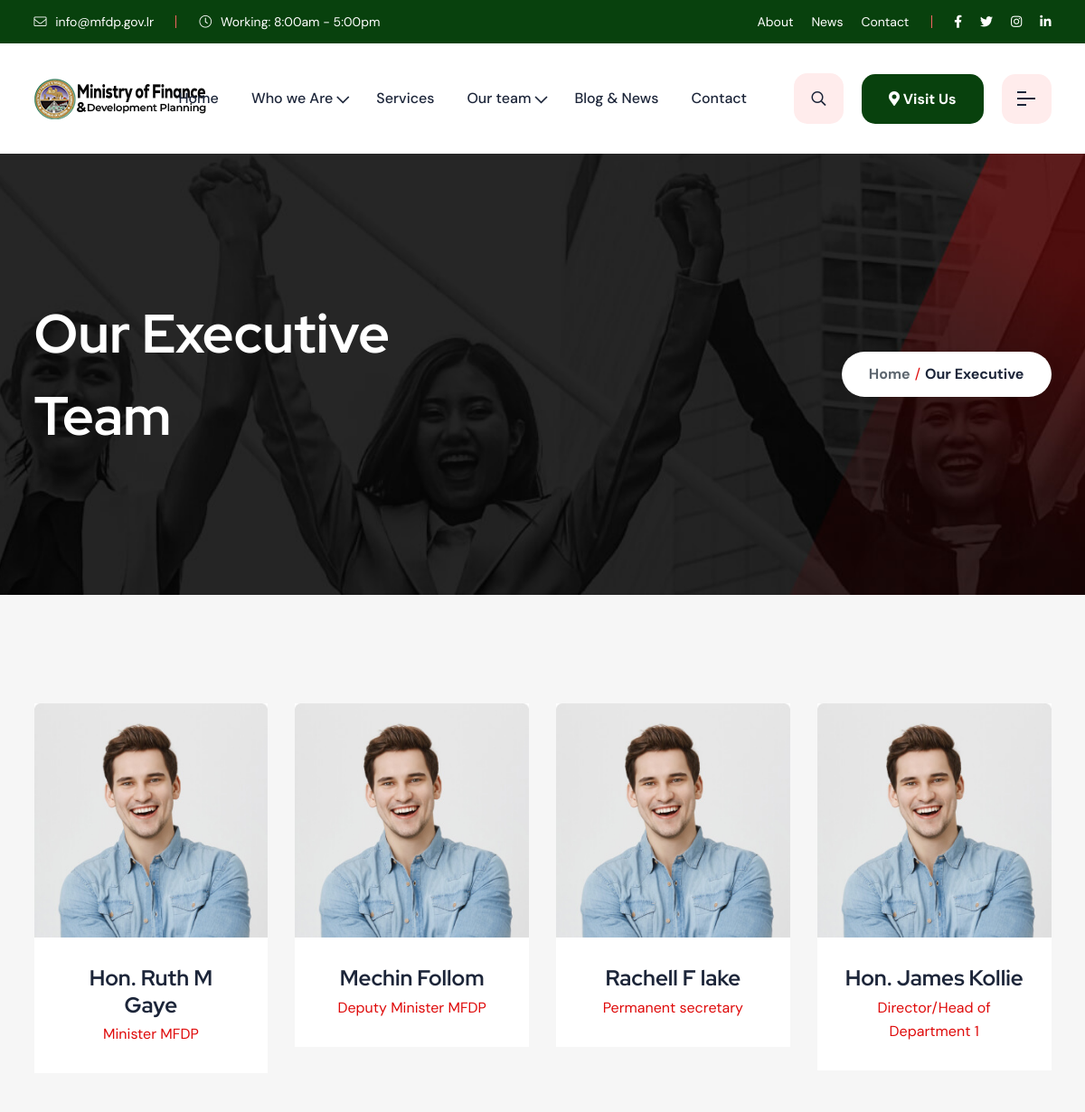
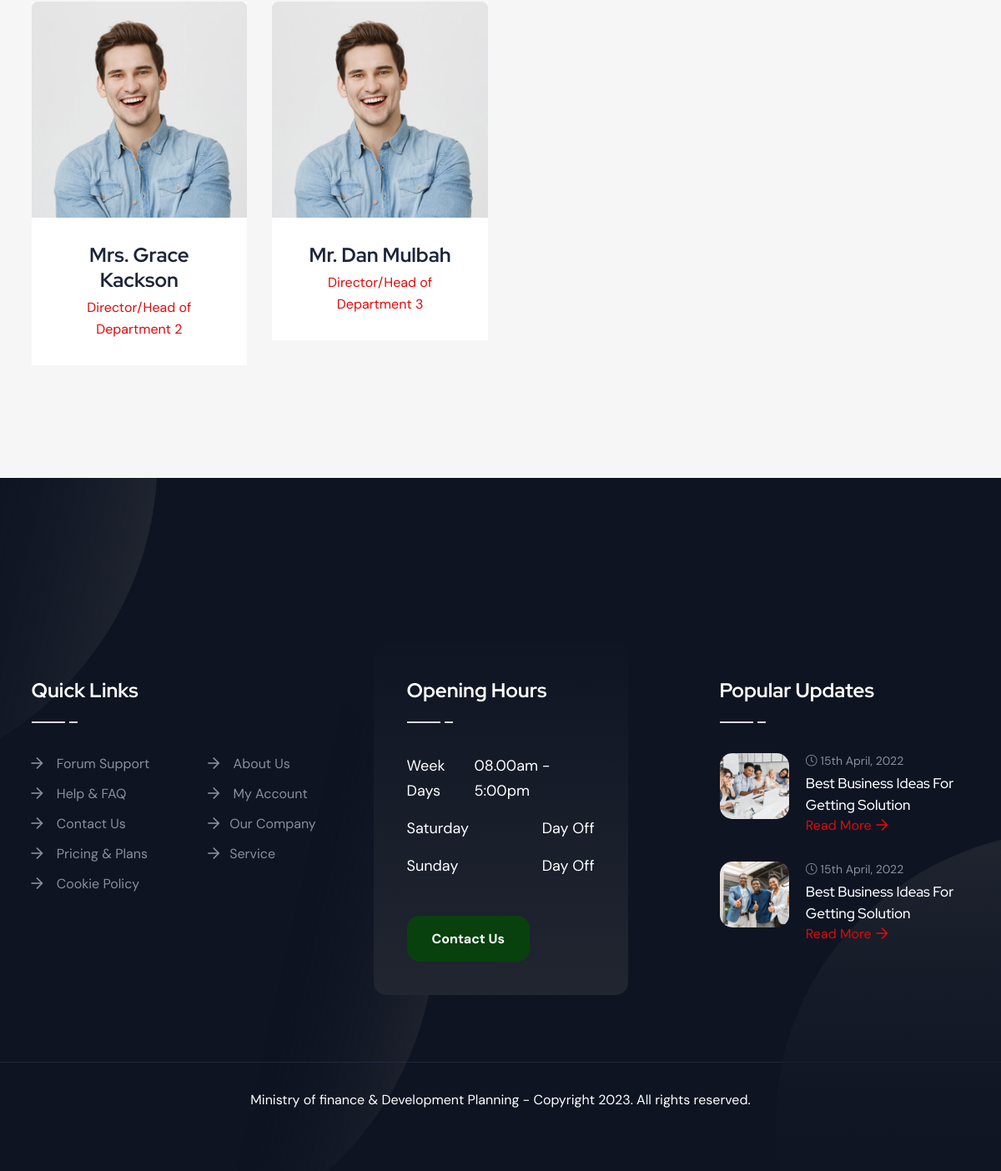
Page /team_exe on the committed database (2 pictures, top to bottom).
### MFDP/models.py (models this page shows, shortened)
class Executive_Team(models.Model):
    full_name =models.CharField(max_length=100)
    image =models.ImageField(upload_to="team/", blank=True, null=True)
    position =models.CharField(max_length=50, blank=True, null=True)

### MFDP/views.py (the view)
# urls.py: path('team_exe', team_exe, name="team_exe"),
def team_exe(request):
    executives = Executive_Team.objects.all()
    context ={
        'executives':executives,
    }
    return render(request, 'team2.html', context)

### MFDP/templates/team2.html (shortened to what this page needs)
{% extends 'base.html' %}
{% load static %}
{% block content %}
    <div class="rts-breadcrumb-area breadcrumb-bg bg_image">
        <div class="container">
            <div class="row align-items-center">
                <div class="col-xl-6 col-lg-6 col-md-6 col-sm-12 col-12 breadcrumb-1">
                    <h1 class="title">Our Executive Team</h1>
                </div>
                <div class="col-xl-6 col-lg-6 col-md-6 col-sm-12 col-12">
                    <div class="bread-tag">
                        <a href="/">Home</a>
                        <span> / </span>
                        <a href="#" class="active">Our Executive</a>
                    </div>
                </div>
            </div>
        </div>
    </div>
    <div class="rts-team-area style-3 rts-section-gap">
        <div class="container">
            <div class="row g-5 mt--20 mt_md--30 mt_sm--0">
                {% for item in executives %}
                <div class="col-lg-3 col-md-6 col-sm-12 col-12">
                    <div class="team-inner-two inner">
                        <div class="thumbnail">
                            <a href="javascript:;">
                                {% if item.image %}
                                <img src="{{item.image.url}}" alt="">
                                {% else %}
                                <img src="/static/assets/images/team/tm/06.jpg" alt="">
                                {% endif %}
                            </a>
                        </div>
                        <div class="inner-content">
                            <div class="header">
                                <h5 class="title">{{item.full_name}}</h5>
                                <span>{{item.position}}</span>
                            </div>
                        </div>
                    </div>
                </div>
                {% empty %}
                <p>No Photos yet</p>
                {% endfor %}
            </div>
        </div>
    </div>
{% endblock %}

### MFDP/templates/base.html (shortened to what this page needs)
<!DOCTYPE html>
<html lang="en">
    <head>
        <link rel="stylesheet" href="/static/assets/css/plugins/swiper.min.css">
        <link rel="stylesheet" href="/static/assets/css/plugins/fontawesome-5.css">
        <link rel="stylesheet" href="/static/assets/css/plugins/animate.min.css">
        <link rel="stylesheet" href="/static/assets/css/plugins/unicons.css">
        <link rel="stylesheet" href="/static/assets/css/vendor/bootstrap.min.css">
        <link rel="stylesheet" href="/static/assets/css/style.css">
    </head>
<body>
    <header class="header--sticky header-one ">
        <div class="header-top header-top-one bg-1">
            <div class="container">
                <div class="row">
                    <div class="col-lg-6 d-xl-block d-none">
                        <div class="left">
                            <div class="mail">
                                <a href="mailto:info@mfdp.gov.lr"><i class="fal fa-envelope"></i> info@mfdp.gov.lr</a>
                            </div>
                            <div class="working-time">
                                <p><i class="fal fa-clock"></i> Working: 8:00am - 5:00pm</p>
                            </div>
                        </div>
                    </div>
                    <div class="col-lg-6 d-xl-block d-none">
                        <div class="right">
                            <ul class="top-nav">
                                <li><a href="/about">About</a></li>
                                <li><a href="">News</a></li>
                                <li><a href="contact">Contact</a></li>
                            </ul>
                            <ul class="social-wrapper-one">
                                <li><a href="#"><i class="fab fa-facebook-f"></i></a></li>
                                <li><a href="#"><i class="fab fa-twitter"></i></a></li>
                                <li><a href="#"><i class="fab fa-instagram"></i></a></li>
                                <li><a class="mr--0" href="#"><i class="fab fa-linkedin-in"></i></a></li>
                            </ul>
                        </div>
                    </div>
                </div>
            </div>
        </div>
        <div class="header-main-one bg-white">
            <div class="container">
                <div class="row">
                    <div class="col-xl-3 col-lg-4 col-md-4 col-sm-4 col-4">
                        <div class="thumbnail">
                            <a href="/">
                                <img src="/static/assets/images/logo/logo.png" alt="finbiz-logo">
                            </a>
                        </div>
                    </div>
                    <div class=" col-xl-9 col-lg-8 col-md-8 col-sm-8 col-8">
                        <div class="main-header">
                            <nav class="nav-main mainmenu-nav d-none d-xl-block">
                                <ul class="mainmenu">
                                    <li class="nav-item">
                                        <a class="nav-item" href="/">Home</a>
                                    </li>
                                    <li class="has-droupdown">
                                        <a class="nav-link" href="#">Who we Are</a>
                                    </li>
                                    <li class="nav-item">
                                        <a class="nav-item" href="/service">Services</a>
                                    </li>
                                    <li class="has-droupdown">
                                        <a class="nav-link" href="#">Our team</a>
                                    </li>
                                    <li class="nav-item">
                                        <a class="nav-item" href="#">Blog & News</a>
                                    </li>
                                    <li><a class="nav-item" href="/contact">Contact</a></li>
                                </ul>
                            </nav>
                            <div class="button-area">
                                <button id="search" class="rts-btn btn-primary-alta"><i class="far fa-search"></i></button>
                                <a href="https://www.google.com/maps/place/Ministry+of+Finance+%26+Development+Planning/@6.3174985,-10.8105961,932m/data=!3m2!1e3!4b1!4m6!3m5!1s0xf09f78cc6fe9991:0xb0503748117a2e1c!8m2!3d6.3174985!4d-10.8080212!16s%2Fg%2F11cr__n7qv?hl=en&entry=ttu" target="_blank" class="rts-btn btn-primary ml--20 ml_sm--5 header-one-btn quote-btn"><i class="fa fa-map-marker-alt"></i> Visit Us</a>
                                <button id="menu-btn" class="menu rts-btn btn-primary-alta ml--20 ml_sm--5">
                                    <img class="menu-dark" src="/static/assets/images/icon/menu.png" alt="Menu-icon">
                                </button>
                            </div>
                        </div>
                    </div>
                </div>
            </div>
        </div>
    </header>
    {% block content %}
    {% endblock content %}
    <div class="rts-footer-area footer-one rts-section-gapTop bg-footer-one">
        <div class="container bg-shape-f1">
            <div class="row pt--120 pt_sm--80 pb--80 pb_sm--40">
                <div class="col-xl-4 col-md-6 col-sm-12 col-12">
                    <div class="footer-one-single-wized">
                        <div class="wized-title">
                            <h5 class="title">Quick Links</h5>
                            <img src="/static/assets/images/footer/under-title.png" alt="finbiz_footer">
                        </div>
                        <div class="quick-link-inner">
                            <ul class="links">
                                <li><a href="#"><i class="far fa-arrow-right"></i> Forum Support</a></li>
                                <li><a href="#"><i class="far fa-arrow-right"></i> Help & FAQ</a></li>
                                <li><a href="#"><i class="far fa-arrow-right"></i> Contact Us</a></li>
                                <li><a href="#"><i class="far fa-arrow-right"></i> Pricing & Plans</a></li>
                                <li><a href="#"><i class="far fa-arrow-right"></i> Cookie Policy</a></li>
                            </ul>
                            <ul class="links margin-left-70">
                                <li><a href="#"><i class="far fa-arrow-right"></i> About Us</a></li>
                                <li><a href="#"><i class="far fa-arrow-right"></i> My Account</a></li>
                                <li><a href="#"><i class="far fa-arrow-right"></i>Our Company</a></li>
                                <li><a href="#"><i class="far fa-arrow-right"></i>Service</a></li>
                            </ul>
                        </div>
                    </div>
                </div>
                <div class="col-xl-4 col-md-6 col-sm-12 col-12">
                    <div class="footer-one-single-wized mid-bg">
                        <div class="wized-title">
                            <h5 class="title">Opening Hours</h5>
                            <img src="/static/assets/images/footer/under-title.png" alt="finbiz_footer">
                        </div>
                        <div class="opening-time-inner">
                            <div class="single-opening">
                                <p class="day">Week Days</p>
                                <p class="time">08.00am - 5:00pm</p>
                            </div>
                            <div class="single-opening">
                                <p class="day">Saturday</p>
                                <p class="time">Day Off</p>
                            </div>
                            <div class="single-opening mb--30 mb_sm--10">
                                <p class="day">Sunday</p>
                                <p class="time">Day Off</p>
                            </div>
                            <a href="#" class="rts-btn btn-primary contact-us">Contact Us</a>
                        </div>
                    </div>
                </div>
                <div class="col-xl-4 col-md-6 col-sm-12 col-12">
                    <div class="footer-one-single-wized margin-left-65">
                        <div class="wized-title">
                            <h5 class="title">Popular Updates</h5>
                            <img src="/static/assets/images/footer/under-title.png" alt="finbiz_footer">
                        </div>
                        <div class="post-wrapper">
                            <div class="single-footer-post mb--30">
                                <div class="left-thumbnail">
                                    <img src="/static/assets/images/footer/post/01.png" alt="finbiz_business-post">
                                </div>
                                <div class="post-right">
                                    <p> <i class="fal fa-clock"></i> 15th April, 2022</p>
                                    <a href="blog-details.html">
                                        <h6 class="title">Best Business Ideas For
                                            Getting Solution</h6>
                                    </a>
                                    <a class="red-more" href="blog-details.html">Read More<i class="far fa-arrow-right"></i></a>
                                </div>
                            </div>
                            <div class="single-footer-post">
                                <div class="left-thumbnail">
                                    <img src="/static/assets/images/footer/post/02.png" alt="finbiz_business-post">
                                </div>
                                <div class="post-right">
                                    <p> <i class="fal fa-clock"></i> 15th April, 2022</p>
                                    <a href="blog-details.html">
                                        <h6 class="title">Best Business Ideas For
                                            Getting Solution</h6>
                                    </a>
                                    <a class="red-more" href="blog-details.html">Read More<i class="far fa-arrow-right"></i></a>
                                </div>
                            </div>
                        </div>
                    </div>
                </div>
            </div>
        </div>
        <div class="rts-copyright-area">
            <div class="container">
                <div class="row">
                    <div class="col-12">
                        <div class="text-center">
                            <p id="copyright-year"></p>
                        </div>
                    </div>
                </div>
            </div>
        </div>
    </div>
</body>
</html>

### rows in the picture
Executive_Team: full_name "Hon. Ruth M Gaye", position "Minister MFDP"
Executive_Team: full_name "Mechin Follom", position "Deputy Minister MFDP"
Executive_Team: full_name "Rachell F lake", position "Permanent secretary"
Executive_Team: full_name "Hon. James Kollie", position "Director/Head of Department 1"
Executive_Team: full_name "Mrs. Grace Kackson", position "Director/Head of Department 2"
Executive_Team: full_name "Mr. Dan Mulbah", position "Director/Head of Department 3"
